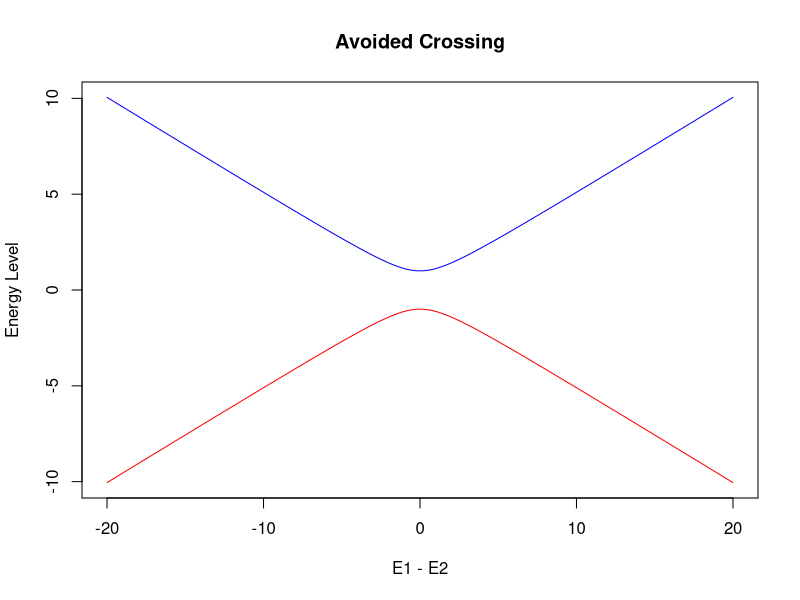

Source code (R):


w = 1

E1 = seq(-10, 10, by=.001)

E2 = seq(10, -10, by=-.001)

x_vals = E1 - E2

e_plus_function <- function(w, E1, E2) {
  e_plus <- (1/2)*(E1 + E2) + (1/2)*sqrt((E1 - E2)**2 + 4*(abs(w))**2)
  return(e_plus)
}

e_minus_function <- function(w, E1, E2) {
  e_minus <- (1/2)*(E1 + E2) - (1/2)*sqrt((E1 - E2)**2 + 4*(abs(w))**2)
  return(e_minus)
}

plot(x_vals, e_plus_function(w, E1, E2), type="l", #ylim=c(0,10)
     ylim=c(e_minus_function(w, -10, 10),e_plus_function(w, -10, 10)), col="blue",
     main="Avoided Crossing", xlab="E1 - E2", ylab="Energy Level")
lines(x_vals, e_minus_function(w, E1, E2), col="red")